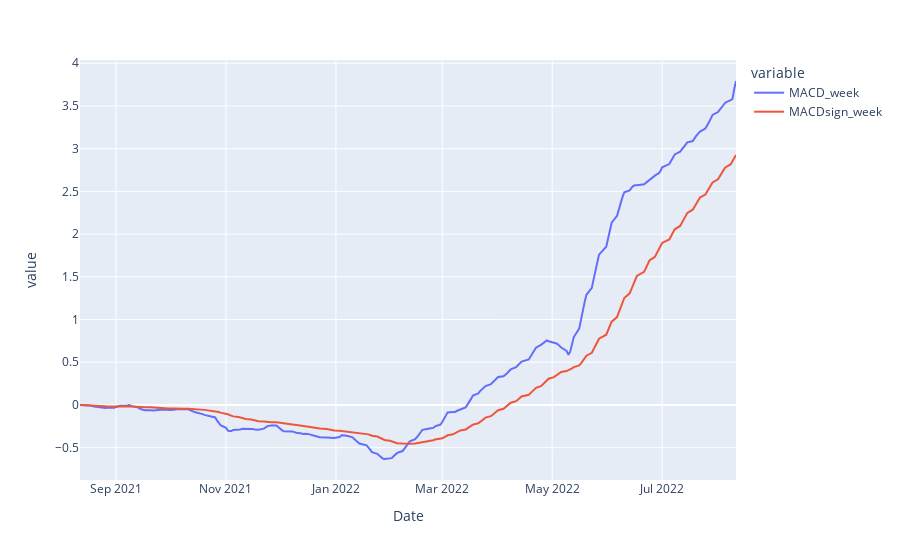

The code cell stored with this chart in its notebook:
### Markdown cell above
## ---------------------------------------------------------------------

### Code cell
# DAs ist der Ticker fiel, der alle Ticker enthaelt, die gelsen werden:
tkr = pd.read_csv(singleticker_file,sep=";",decimal=',',parse_dates=True,index_col=0)
        #df = yf.download(ticker, start=start_date.strftime("%Y-%m-%d"), end=end_date.strftime("%Y-%m-%d"))
    
for i in tkr["ticker"]:
    mydict={}
    file=pfad+ "/"  + i + ".csv"
    df = pd.read_csv(file,sep=";",decimal=',',parse_dates=True,index_col=0)
    #print(file)
    df["dummy"]= df["Factor"]-df["EMA100"]
    df["dummy"]=df["dummy"].fillna(0)
    Indikatoren.Zscore_rolling(df,"dummy",100)
    #df["Zscore"]=stats.zscore(df["dummy"])
    #Prüfe auf z-score
    #########################################################################
    if (df["z-score"][-1] < -2.5) or (df["z-score"][-1] >2.5):
    ########################################################################
        mydict["ticker"]=i
        mydict["Name"]=tkr["name"][tkr["ticker"]==i]
        mydict["Sector"]=tkr["sector"][tkr["ticker"]==i]
        mydict["Industry"]=tkr["industry"][tkr["ticker"]==i]
        mydict["z-score"]=df["z-score"][-1]
        mydict["Name"]=tkr["name"][tkr["ticker"]==i]
        
        
    if((df["MACDdif_week"][-1] > 0) and \
        ((df["MACD_week"][-1] > 0) and (df["MACDsign_week"][-1] < 0))):
            mydict["ticker"]=i
            mydict["Name"]=tkr["name"][tkr["ticker"]==i]
            mydict["Sector"]=tkr["sector"][tkr["ticker"]==i]
            mydict["Industry"]=tkr["industry"][tkr["ticker"]==i]
            mydict["MACDsignal"]="Long"
    if((df["MACDdif_week"][-1] < 0) and \
        ((df["MACD_week"][-1] < 0) and (df["MACDsign_week"][-1] > 0))):
            mydict["ticker"]=i
            mydict["Name"]=tkr["name"][tkr["ticker"]==i]
            mydict["Sector"]=tkr["sector"][tkr["ticker"]==i]
            mydict["Industry"]=tkr["industry"][tkr["ticker"]==i]
            mydict["MACDsignal"]="Short"        
    
    
    if i == "HRB":
        fig = px.line(df, x=df.index, y=[df["MACD_week"],df["MACDsign_week"]])
        fig.show()  

    if len(mydict)>0:
        exportList =exportList.append(mydict,ignore_index=True)  
#exportList.style.background_gradient()
print(exportList.sort_values(by="z-score",ascending=False))

### Figure 1 — Plotly figure (JSON) as saved in the notebook; plotly's stock layout.template omitted (floating-point values rounded to 4 significant figures; data arrays with more than 128 entries replaced by an {"elided": "..."} marker saying what was removed)
{"data": [{"hovertemplate": "variable=MACD_week<br>Date=%{x}<br>value=%{y}<extra></extra>", "legendgroup": "MACD_week", "line": {"color": "#636efa", "dash": "solid"}, "marker": {"symbol": "circle"}, "mode": "lines", "name": "MACD_week", "orientation": "v", "showlegend": true, "type": "scatter", "x": {"elided": "252 str values"}, "xaxis": "x", "y": {"elided": "252 float values"}, "yaxis": "y"}, {"hovertemplate": "variable=MACDsign_week<br>Date=%{x}<br>value=%{y}<extra></extra>", "legendgroup": "MACDsign_week", "line": {"color": "#EF553B", "dash": "solid"}, "marker": {"symbol": "circle"}, "mode": "lines", "name": "MACDsign_week", "orientation": "v", "showlegend": true, "type": "scatter", "x": {"elided": "252 str values"}, "xaxis": "x", "y": {"elided": "252 float values"}, "yaxis": "y"}], "layout": {"legend": {"title": {"text": "variable"}, "tracegroupgap": 0}, "margin": {"t": 60}, "xaxis": {"anchor": "y", "domain": [0, 1], "title": {"text": "Date"}}, "yaxis": {"anchor": "x", "domain": [0, 1], "title": {"text": "value"}}}}
